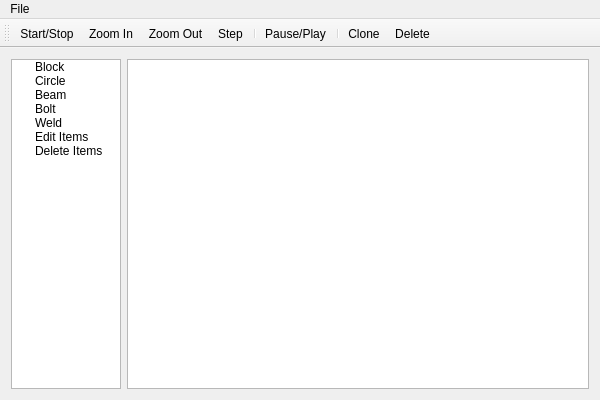
<?xml version="1.0" encoding="UTF-8"?>
<ui version="4.0">
 <class>MainWindow</class>
 <widget class="QMainWindow" name="MainWindow">
  <property name="geometry">
   <rect>
    <x>0</x>
    <y>0</y>
    <width>600</width>
    <height>400</height>
   </rect>
  </property>
  <property name="windowTitle">
   <string>QPhysics</string>
  </property>
  <property name="styleSheet">
   <string notr="true">QPushButton {
background:white;
}
</string>
  </property>
  <widget class="QWidget" name="centralWidget">
   <layout class="QGridLayout" name="gridLayout">
    <item row="0" column="0" rowspan="2">
     <widget class="QTreeWidget" name="objectTree">
      <property name="maximumSize">
       <size>
        <width>110</width>
        <height>16777215</height>
       </size>
      </property>
      <property name="verticalScrollBarPolicy">
       <enum>Qt::ScrollBarAlwaysOff</enum>
      </property>
      <property name="horizontalScrollBarPolicy">
       <enum>Qt::ScrollBarAlwaysOff</enum>
      </property>
      <attribute name="headerVisible">
       <bool>false</bool>
      </attribute>
      <attribute name="headerStretchLastSection">
       <bool>true</bool>
      </attribute>
      <attribute name="headerVisible">
       <bool>false</bool>
      </attribute>
      <attribute name="headerStretchLastSection">
       <bool>true</bool>
      </attribute>
      <column>
       <property name="text">
        <string>Objects</string>
       </property>
      </column>
      <item>
       <property name="text">
        <string>Block</string>
       </property>
      </item>
      <item>
       <property name="text">
        <string>Circle</string>
       </property>
      </item>
      <item>
       <property name="text">
        <string>Beam</string>
       </property>
      </item>
      <item>
       <property name="text">
        <string>Bolt</string>
       </property>
      </item>
      <item>
       <property name="text">
        <string>Weld</string>
       </property>
      </item>
      <item>
       <property name="text">
        <string>Edit Items</string>
       </property>
      </item>
      <item>
       <property name="text">
        <string>Delete Items</string>
       </property>
      </item>
     </widget>
    </item>
    <item row="0" column="1" rowspan="2">
     <widget class="QGraphicsView" name="graphicsView">
      <property name="mouseTracking">
       <bool>true</bool>
      </property>
      <property name="focusPolicy">
       <enum>Qt::StrongFocus</enum>
      </property>
     </widget>
    </item>
   </layout>
  </widget>
  <widget class="QMenuBar" name="menuBar">
   <property name="geometry">
    <rect>
     <x>0</x>
     <y>0</y>
     <width>600</width>
     <height>23</height>
    </rect>
   </property>
   <widget class="QMenu" name="menuFile">
    <property name="title">
     <string>File</string>
    </property>
    <addaction name="actionSave"/>
    <addaction name="actionLoad"/>
   </widget>
   <addaction name="menuFile"/>
  </widget>
  <widget class="QToolBar" name="mainToolBar">
   <property name="mouseTracking">
    <bool>true</bool>
   </property>
   <attribute name="toolBarArea">
    <enum>TopToolBarArea</enum>
   </attribute>
   <attribute name="toolBarBreak">
    <bool>false</bool>
   </attribute>
   <addaction name="actionStart_Stop"/>
   <addaction name="actionZoom_In"/>
   <addaction name="actionZoom_Out"/>
   <addaction name="actionStep"/>
   <addaction name="separator"/>
   <addaction name="actionPause_Play"/>
   <addaction name="separator"/>
   <addaction name="actionClone"/>
   <addaction name="actionDelete"/>
  </widget>
  <action name="actionZoom_In">
   <property name="text">
    <string>Zoom In</string>
   </property>
  </action>
  <action name="actionZoom_Out">
   <property name="text">
    <string>Zoom Out</string>
   </property>
  </action>
  <action name="actionStart_Stop">
   <property name="text">
    <string>Start/Stop</string>
   </property>
  </action>
  <action name="actionSave">
   <property name="text">
    <string>Save</string>
   </property>
   <property name="shortcut">
    <string>Ctrl+S</string>
   </property>
  </action>
  <action name="actionLoad">
   <property name="text">
    <string>Load</string>
   </property>
  </action>
  <action name="actionClone">
   <property name="text">
    <string>Clone</string>
   </property>
  </action>
  <action name="actionDelete">
   <property name="text">
    <string>Delete</string>
   </property>
   <property name="shortcut">
    <string>Del</string>
   </property>
  </action>
  <action name="actionPause_Play">
   <property name="text">
    <string>Pause/Play</string>
   </property>
   <property name="shortcut">
    <string>Space</string>
   </property>
  </action>
  <action name="actionStep">
   <property name="text">
    <string>Step</string>
   </property>
   <property name="shortcut">
    <string>Right</string>
   </property>
  </action>
 </widget>
 <layoutdefault spacing="6" margin="11"/>
 <resources/>
 <connections/>
</ui>
